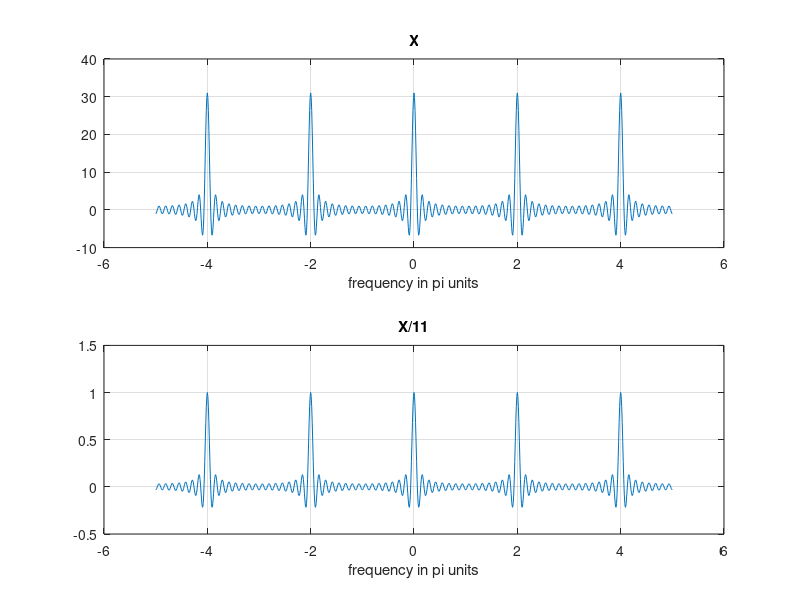

Reproduce this figure in MATLAB.
function[]=Q4a()
k=-500:500;w=(pi/100)*k;
n=-15:15;
m=1;
while(m<=31)
    x(m)=1;
    m=m+1;
end
X=x*(exp(-j*pi/100)).^(n'*k);
magX=abs(X);angX=angle(X);
subplot(2,1,1);plot(w/pi,X);grid
xlabel('frequency in pi units');title('X')
subplot(2,1,2);plot(w/pi,X/31);grid
xlabel('frequency in pi units');title('X/11')